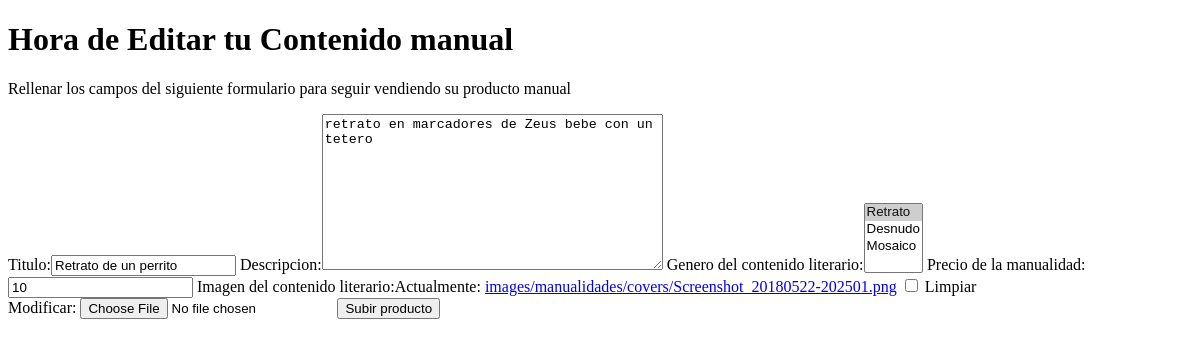
The page /Producto/ContenidoManualidad/Editar/1 (signed in) on the database as committed earlier.
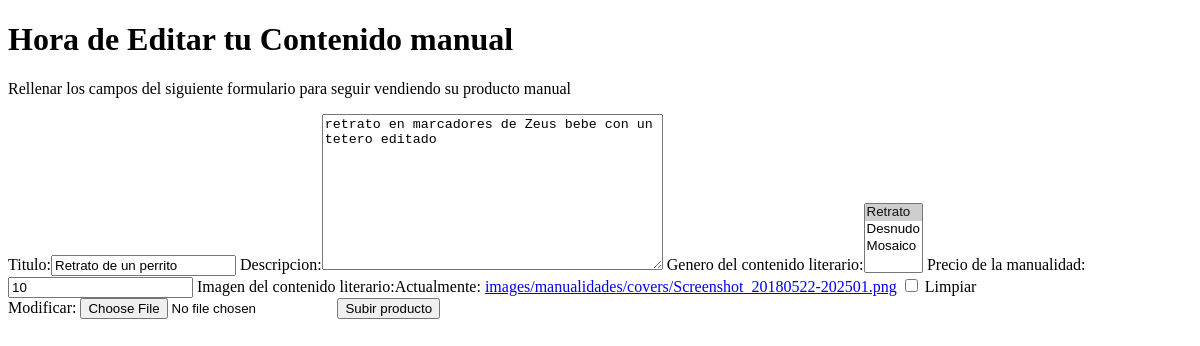
The same page on the database as committed later.
### homePage/models.py (models this page shows, shortened)
class contenidoManualidad(models.Model):
	user=models.ForeignKey(User,on_delete=models.SET_NULL, null=True)
	title=models.CharField(max_length=50)
	descripcion=models.TextField(max_length=150)
	genero= models.ManyToManyField(GeneroManualidad)
	precioV=models.IntegerField(default=0)
	imagen=models.ImageField(upload_to='images/manualidades/covers/',default='images/manualidades/covers/default.jpg', null=True,blank=True )

### homePage/views.py (the view)
# urls.py: path('Producto/ContenidoManualidad/Editar/<int:primaryKey>', views.editarManualidades_view),
@login_required(login_url='/')
def editarManualidades_view(request,primaryKey):
	Manualidad=contenidoManualidad.objects.get(pk=primaryKey)
	print("aca llegue2")
	if request.method =='POST':
		print("entre")
		print("aca llegue1")
		Form=contenidoManualForm(request.POST, request.FILES,instance=Manualidad)
		print("aca llegue")
		if Form.is_valid():
			producto=Form.save(commit=False)
			producto.user= request.user
			producto.save()
			print("\n***********Formulario valido")
			print("Obra",producto.title," subida, y le quedo una llave primaria de:", producto.id)
			return HttpResponse("Submited")
		else:
			Form = EmpleadoForm(instance=Manualidad)
			print("\n***********Formulario no valido")
			return HttpResponse("Fallo")
	else:
		Form=contenidoManualForm(instance=Manualidad)
		print("que pasa mani")
	return render(request,'EditarManualidad.html',{'Form':Form})

### homePage/forms.py
class contenidoManualForm(forms.ModelForm):
	class Meta:
		model=contenidoManualidad
		fields=[
		'title',
		'descripcion',
		'genero',
		'precioV',
		'imagen'
		]
		labels={
		'title':'Titulo',
		'descripcion':'Descripcion',
		'genero': 'Genero del contenido literario',
		'precioV':'Precio de la manualidad',
		'imagen':'Imagen del contenido literario'
		}
		widgets={
 		}

### homePage/models.py (called while the page is built)
	def __str__(self):
		return'{}'.format(self.nombre)

### homePage/templates/EditarManualidad.html (shortened to what this page needs)
<!DOCTYPE html>
<html>
<head>
</head>
<body>
<h1>Hora de Editar tu Contenido manual</h1>
<p>Rellenar los campos del siguiente formulario para seguir vendiendo su producto manual</p>
<form class="site-form" method="post"  enctype="multipart/form-data">
	{{ Form }}
	<input type="submit" value="Subir producto">
</form>
</body>
</html>

Rows that differ between the two databases and show on the page:
changed contenidoManualidad "Retrato de un perrito": descripcion "retrato en marcadores de Zeus bebe con un tetero" → "retrato en marcadores de Zeus bebe con un tetero editado"
